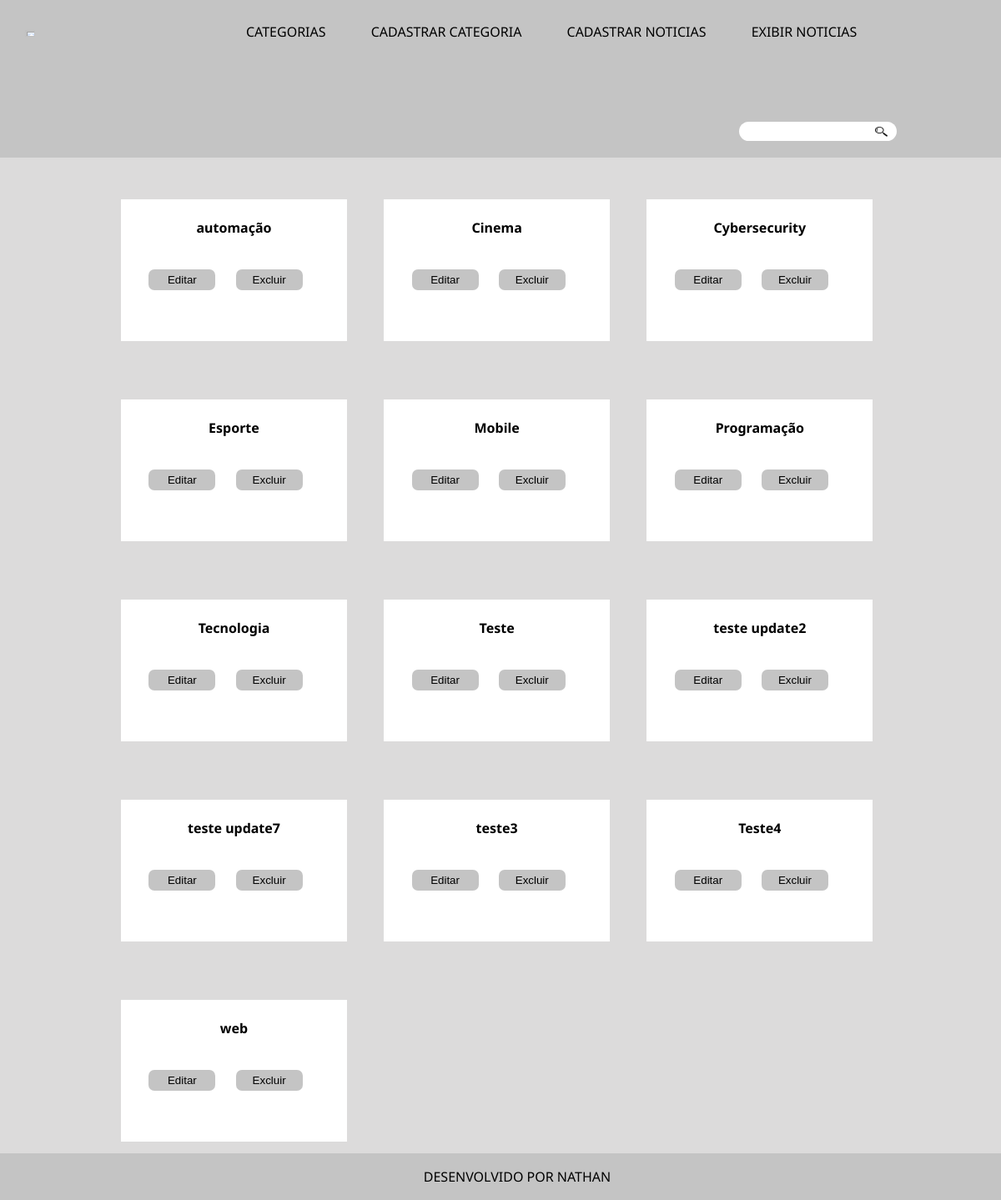
The page /categorias.php on the database as committed earlier.
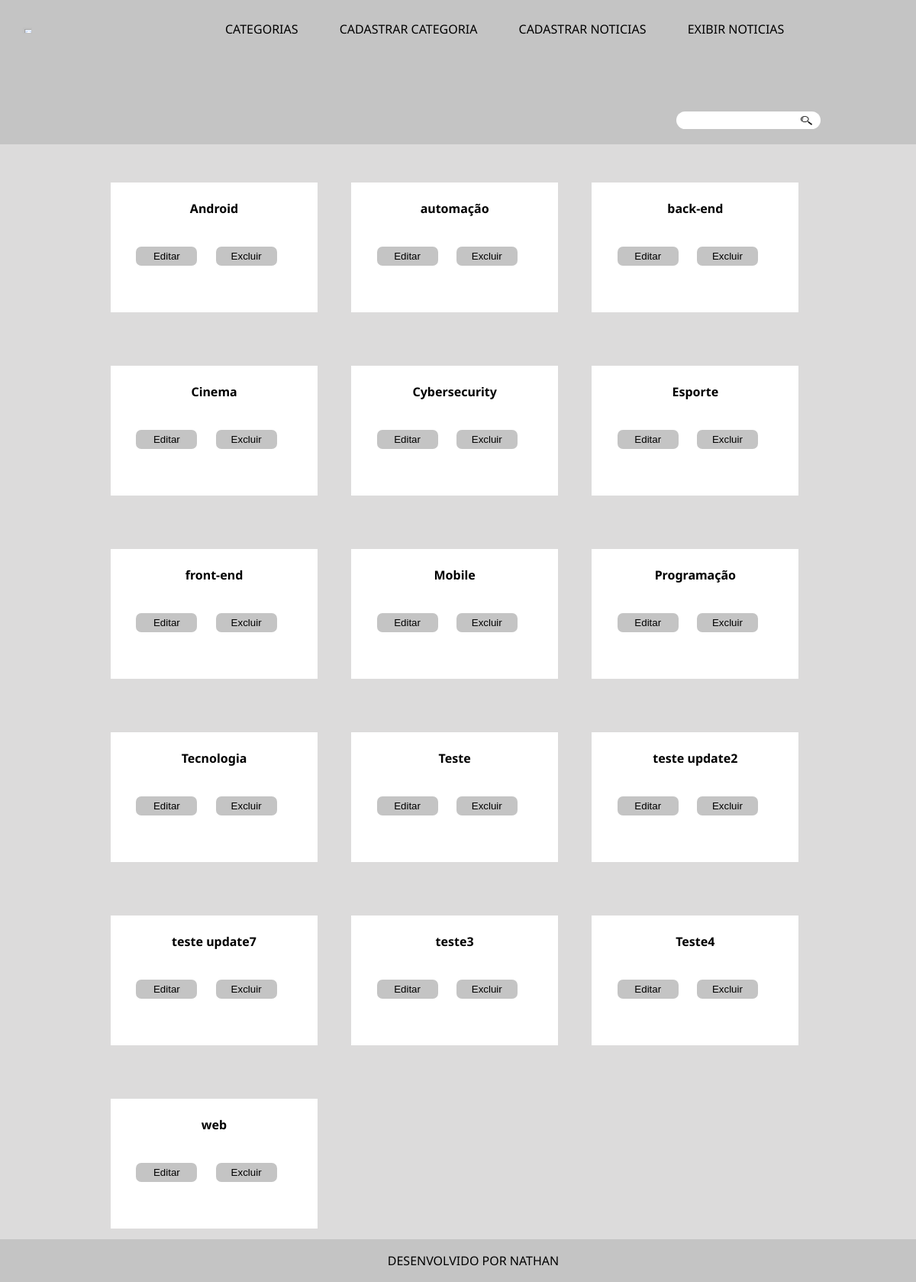
The same page on the database as committed later.
### tables this page shows
CREATE TABLE `categorias` (
  `id` int(11) NOT NULL AUTO_INCREMENT,
  `nome` varchar(100) NOT NULL,
  PRIMARY KEY (`id`),
  UNIQUE KEY `nome` (`nome`)
);

### src/repositorio/RepositorioNoticias.php (called while the page is built, shortened)
<?php
class RepositorioNoticias
{
    private PDO $conexao;
    public function __construct(PDO $conexao)
    {
        $this->conexao = $conexao;
    }
    public function todasAsCategorias(): array
    {
        $sql = 'SELECT * FROM categorias;';
        $consulta = $this->conexao->query($sql);
        return $this->hidratarListaCategorias($consulta);
    }
    private function hidratarListaCategorias($consulta): array
    {
        $listaDadosCategorias = $consulta->fetchAll(PDO::FETCH_ASSOC);
        $listaCategorias = [];
        foreach ($listaDadosCategorias as $dadosCategoria) {
            $listaCategorias[] = new \Categoria($dadosCategoria['id'], $dadosCategoria['nome']);
        }
        return $listaCategorias;
    }
}

### src/dominio/modelo/Categoria.php (called while the page is built)
<?php
class Categoria
{
    private $id;
    private $categoria;
    public function __construct(?int $id, string $categoria)
    {
        $this->id = $id;
        $this->categoria = $this->limpar($categoria);
    }
    public function categoria(): string
    {
        return $this->categoria;
    }
    public function id(): ?string
    {
        return $this->id;
    }
    private function limpar($categoria)
    {
        $categoria = trim($categoria);
        $categoria = stripcslashes($categoria);
        $categoria = htmlspecialchars($categoria);
        return $categoria;
    }
}

### categorias.php (the view, shortened to what this page needs)
<?php
require_once 'src/dominio/modelo/Noticia.php';
require_once 'src/dominio/modelo/Categoria.php';
require_once 'src/repositorio/RepositorioNoticias.php';
$conexao = Conexao::criarConexao();
$repositorioNoticias = new RepositorioNoticias($conexao);
if (isset($_GET['busca']) and $_GET['busca'] != '') {
    $categorias = $repositorioNoticias->pesquisarCategoria($_GET['busca']);
} else {
    $categorias = $repositorioNoticias->todasAsCategorias();
}
?>
<!DOCTYPE html>
<html lang="pt-br">
<head>
    <link rel="stylesheet" href="reset.css">
    <link rel="stylesheet" href="style.css">
</head>
    <main>
        <?php foreach ($categorias as $categoria) : ?>
            <section class="caixa-categoria">
                <h2><?php echo $categoria->categoria(); ?></h2>
                <div class="botao-editar">
                    <button><a href="editar-categoria.php?id=<?php echo $categoria->id(); ?>">Editar</a></button>
                </div>
                <div class="botao-editar">
                    <button><a href="excluir-categoria.php?id=<?php echo $categoria->id(); ?>">Excluir</a></button>
                </div>
            </section>
        <?php endforeach ?>
    </main>

### style.css (style rules this page uses)
header { background: rgb(196, 196, 196); margin-bottom: 50px; }
body { background: rgb(220, 219, 219); font-family: 'Montserrat', sans-serif; font-family: 'Noto Sans', sans-serif; }
.cabecalho h1, form, a { display: inline-block; padding-left: 25px; padding-right: 25px; padding-top: 30px; padding-bottom: 20px; }
.cabecalho h1 { padding-right: 120px; padding-left: 30px; font-size: 20px; display: inline; }
.logo { width: 10%; display: inline-block; }
.cabecalho form { position: relative; display: block; text-align: right; margin-right: 100px; }
.cabecalho input { border-radius: 12px; border: none; padding: 4px 6px; }
.botao-busca img { width: 15px; height: 12px; cursor: pointer; }
.botao-busca { border: none; background: transparent; position: absolute; top: 35px; right: 30px; }
a { text-decoration: none; color: black; }
main { width: 950px; margin: 0 auto; }
.botao-editar { padding: 10px 0; display: inline-block; margin-right: 20px; }
.botao-editar button { width: 80px; border-radius: 7px; border: none; background: rgb(196, 196, 196); padding: 5px 10px; }
.botao-editar a { padding: 0; }
.caixa-categoria { background: white; margin-bottom: 70px; padding: 10px 12px; width: 26%; height: 150px; display: inline-block; margin-left: 20px; margin-right: 20px; position: relative; text-align: center; }
.caixa-categoria h2 { padding-top: 1em; padding-bottom: 2em; font-weight: bold; }
footer { background: rgb(196, 196, 196); text-align: center; padding: 20px; margin: auto; width: 100%; bottom: 0; position: fixed; }

Rows that differ between the two databases and show on the page:
added categorias: nome "Android"
added categorias: nome "back-end"
added categorias: nome "front-end"
